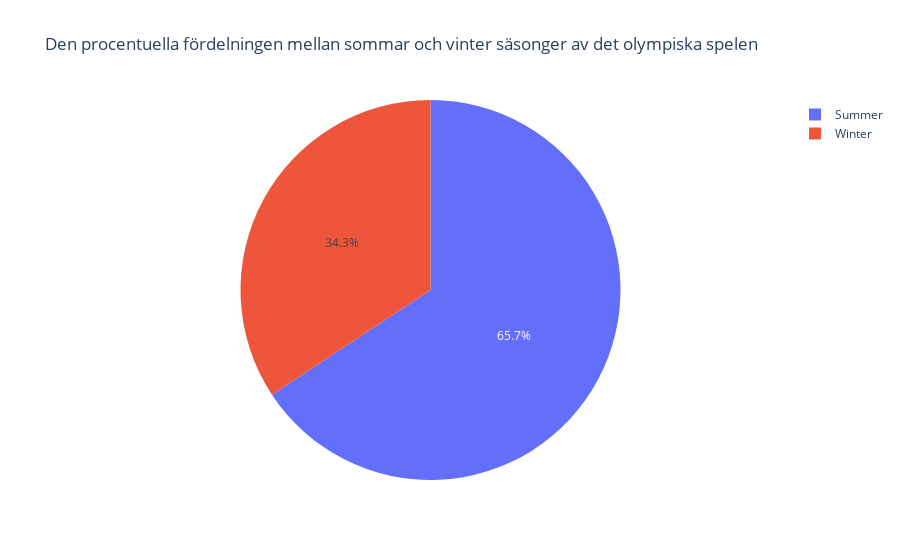

Notebook code cell kept with this figure:
### Markdown cell above
#### Den procentuella fördelningen mellan sommar och vinter säsonger av det olympiska spelen

### Code cell
num_of_olympic_years = olympic_data.drop_duplicates(subset=['Year'], keep='first')
olympic_seasons_distribution = num_of_olympic_years['Season'].value_counts()

fig = px.pie(
    values=olympic_seasons_distribution,
    names=olympic_seasons_distribution.index,
    title="Den procentuella fördelningen mellan sommar och vinter säsonger av det olympiska spelen"
)

fig.show()

### Figure 1 — Plotly figure (JSON) as saved in the notebook; plotly's stock layout.template omitted (floating-point values rounded to 4 significant figures)
{"data": [{"domain": {"x": [0, 1], "y": [0, 1]}, "hovertemplate": "label=%{label}<br>value=%{value}<extra></extra>", "labels": ["Summer", "Winter"], "legendgroup": "", "name": "", "showlegend": true, "type": "pie", "values": [23, 12]}], "layout": {"legend": {"tracegroupgap": 0}, "title": {"text": "Den procentuella fördelningen mellan sommar och vinter säsonger av det olympiska spelen"}}}
